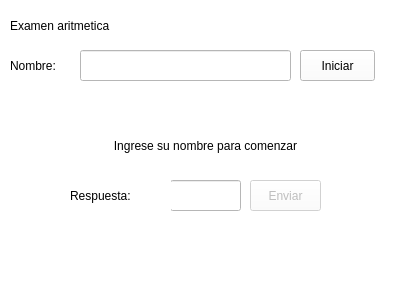
<?xml version="1.0" encoding="UTF-8"?>
<ui version="4.0">
 <class>MainWindow</class>
 <widget class="QMainWindow" name="MainWindow">
  <property name="geometry">
   <rect>
    <x>0</x>
    <y>0</y>
    <width>410</width>
    <height>282</height>
   </rect>
  </property>
  <property name="windowTitle">
   <string>MainWindow</string>
  </property>
  <property name="styleSheet">
   <string notr="true">background-color: rgb(255, 255, 255);</string>
  </property>
  <widget class="QWidget" name="centralwidget">
   <widget class="QLabel" name="label">
    <property name="geometry">
     <rect>
      <x>10</x>
      <y>10</y>
      <width>201</width>
      <height>31</height>
     </rect>
    </property>
    <property name="styleSheet">
     <string notr="true">font: 75 18pt &quot;Modern&quot;;</string>
    </property>
    <property name="text">
     <string>Examen aritmetica </string>
    </property>
   </widget>
   <widget class="QLabel" name="label_2">
    <property name="geometry">
     <rect>
      <x>10</x>
      <y>50</y>
      <width>71</width>
      <height>31</height>
     </rect>
    </property>
    <property name="styleSheet">
     <string notr="true">font: 75 16pt &quot;Modern&quot;;</string>
    </property>
    <property name="text">
     <string>Nombre:</string>
    </property>
   </widget>
   <widget class="QLineEdit" name="txtName">
    <property name="geometry">
     <rect>
      <x>80</x>
      <y>50</y>
      <width>211</width>
      <height>31</height>
     </rect>
    </property>
    <property name="styleSheet">
     <string notr="true">font: 75 16pt &quot;Modern&quot;;</string>
    </property>
    <property name="text">
     <string/>
    </property>
   </widget>
   <widget class="QPushButton" name="btnStart">
    <property name="geometry">
     <rect>
      <x>300</x>
      <y>50</y>
      <width>75</width>
      <height>31</height>
     </rect>
    </property>
    <property name="styleSheet">
     <string notr="true">font: 75 16pt &quot;Modern&quot;;</string>
    </property>
    <property name="text">
     <string>Iniciar</string>
    </property>
   </widget>
   <widget class="QLabel" name="lbOper">
    <property name="geometry">
     <rect>
      <x>20</x>
      <y>130</y>
      <width>371</width>
      <height>31</height>
     </rect>
    </property>
    <property name="styleSheet">
     <string notr="true">font: 75 16pt &quot;Modern&quot;;</string>
    </property>
    <property name="text">
     <string>Ingrese su nombre para comenzar</string>
    </property>
    <property name="alignment">
     <set>Qt::AlignCenter</set>
    </property>
   </widget>
   <widget class="QLineEdit" name="txtResp">
    <property name="enabled">
     <bool>false</bool>
    </property>
    <property name="geometry">
     <rect>
      <x>170</x>
      <y>180</y>
      <width>71</width>
      <height>31</height>
     </rect>
    </property>
    <property name="styleSheet">
     <string notr="true">font: 75 16pt &quot;Modern&quot;;</string>
    </property>
    <property name="text">
     <string/>
    </property>
   </widget>
   <widget class="QPushButton" name="btnResp">
    <property name="enabled">
     <bool>false</bool>
    </property>
    <property name="geometry">
     <rect>
      <x>250</x>
      <y>180</y>
      <width>71</width>
      <height>31</height>
     </rect>
    </property>
    <property name="styleSheet">
     <string notr="true">font: 75 16pt &quot;Modern&quot;;</string>
    </property>
    <property name="text">
     <string>Enviar</string>
    </property>
   </widget>
   <widget class="QLabel" name="label_4">
    <property name="geometry">
     <rect>
      <x>70</x>
      <y>180</y>
      <width>101</width>
      <height>31</height>
     </rect>
    </property>
    <property name="styleSheet">
     <string notr="true">font: 75 16pt &quot;Modern&quot;;</string>
    </property>
    <property name="text">
     <string>Respuesta:</string>
    </property>
   </widget>
  </widget>
  <widget class="QMenuBar" name="menubar">
   <property name="geometry">
    <rect>
     <x>0</x>
     <y>0</y>
     <width>410</width>
     <height>21</height>
    </rect>
   </property>
  </widget>
  <widget class="QStatusBar" name="statusbar"/>
 </widget>
 <resources/>
 <connections/>
</ui>
